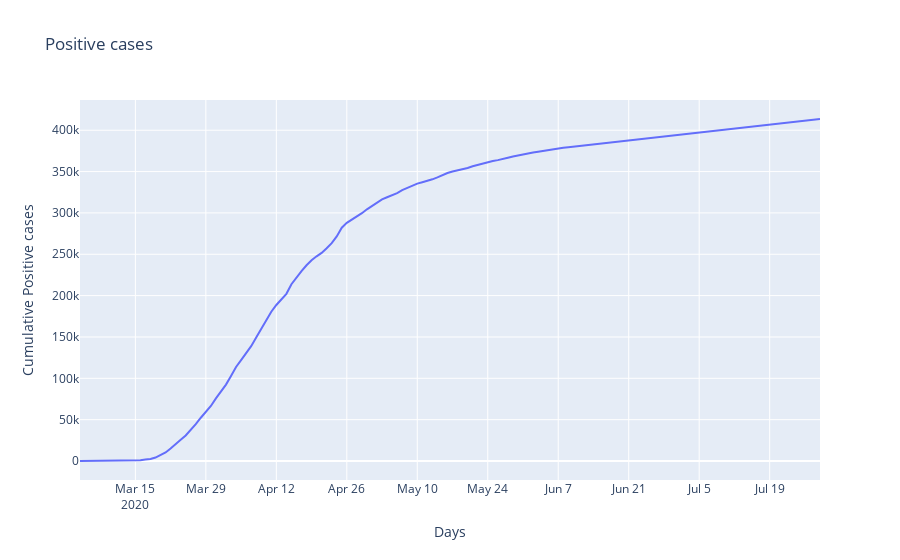

Source (notebook cell):
### Markdown cell above
## Plotting Cumulative positive cases in time in New York.

### Code cell
fig = px.line(x=covid_stats['date'],
              y=positive,
              title='Positive cases',
              labels={'x': 'Days','y': "Cumulative Positive cases"})
fig.show()

### Figure 1 — Plotly figure (JSON) as saved in the notebook; plotly's stock layout.template omitted (floating-point values rounded to 4 significant figures; data arrays with more than 128 entries replaced by an {"elided": "..."} marker saying what was removed)
{"data": [{"hoverlabel": {"namelength": 0}, "hovertemplate": "Days=%{x}<br>Cumulative Positive cases=%{y}", "legendgroup": "", "line": {"color": "#636efa", "dash": "solid"}, "mode": "lines", "name": "", "showlegend": false, "type": "scatter", "x": {"elided": "148 str values"}, "xaxis": "x", "y": {"elided": "148 int values"}, "yaxis": "y"}], "layout": {"legend": {"tracegroupgap": 0}, "title": {"text": "Positive cases"}, "xaxis": {"anchor": "y", "domain": [0, 1], "title": {"text": "Days"}}, "yaxis": {"anchor": "x", "domain": [0, 1], "title": {"text": "Cumulative Positive cases"}}}}
